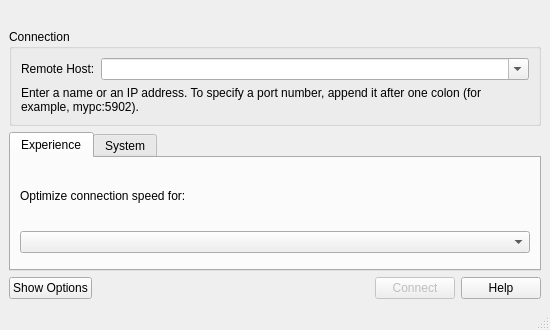
<?xml version="1.0" encoding="UTF-8"?>
<ui version="4.0">
 <class>RDGUIMain</class>
 <widget class="QMainWindow" name="RDGUIMain">
  <property name="geometry">
   <rect>
    <x>0</x>
    <y>0</y>
    <width>550</width>
    <height>330</height>
   </rect>
  </property>
  
  <property name="minimumSize">
    <size>
      <width>550</width>
      <height>200</height>
    </size>
  </property>
  <property name="maximumSize">
    <size>
      <width>550</width>
      <height>100000</height>
    </size>
  </property>
  <!-- on Windows this also hides the maximize button -->
  <property name="windowFlags">
    <set>Qt::Window|Qt::MSWindowsFixedSizeDialogHint</set>
  </property>
  
  
  <property name="windowTitle">
   <string>GreenBox RDesktop</string>
  </property>
  <property name="windowIcon">
   <iconset resource="rdgui.qrc">
    <normaloff>:/imgs/icon.png</normaloff>
    <normalon>:/imgs/icon.png</normalon>
   </iconset>
  </property>
  <widget class="QWidget" name="centralwidget">
   <layout class="QVBoxLayout" name="verticalLayout_Main">
    <!-- Banner Header -->
    <item>
     <widget class="QLabel" name="headerLabel">
      <property name="pixmap">
       <pixmap resource="rdgui.qrc">:/imgs/banner.png</pixmap>
      </property>
      <property name="scaledContents">
       <bool>true</bool>
      </property>
      <property name="minimumHeight">
       <number>100</number>
      </property>
      <property name="maximumHeight">
       <number>120</number>
      </property>
      <property name="alignment">
       <set>Qt::AlignCenter</set>
      </property>
     </widget>
    </item>
    <!-- Connection Group -->
    <item>
     <widget class="QGroupBox" name="connectionGroup">
      <property name="title">
       <string>Connection</string>
      </property>
      <layout class="QVBoxLayout" name="verticalLayout_Group">
       <item>
        <layout class="QHBoxLayout" name="horizontalLayout_Host">
         <item>
          <widget class="QLabel" name="remoteHostLabel">
           <property name="text">
            <string>Remote Host:</string>
           </property>
          </widget>
         </item>
         <item>
          <widget class="QComboBox" name="remoteHostComboBox">
           <property name="sizePolicy">
            <sizepolicy hsizetype="Expanding" vsizetype="Fixed">
             <horstretch>0</horstretch>
             <verstretch>0</verstretch>
            </sizepolicy>
           </property>
           <property name="editable">
            <bool>true</bool>
           </property>
          </widget>
         </item>
        </layout>
       </item>
       <item>
        <widget class="QLabel" name="instructionLabel">
         <property name="text">
          <string>Enter a name or an IP address. To specify a port number, append it after one colon (for example, mypc:5902).</string>
         </property>
         <property name="alignment">
          <set>Qt::AlignLeading|Qt::AlignLeft|Qt::AlignTop</set>
         </property>
         <property name="wordWrap">
          <bool>true</bool>
         </property>
        </widget>
       </item>
      </layout>
     </widget>
    </item>
    <!-- Options Tabs -->
    <item>
     <widget class="QTabWidget" name="optionsTabWidget">
      <property name="visible">
       <bool>false</bool>
      </property>
      <property name="currentIndex">
       <number>0</number>
      </property>
      <!-- Experience Tab -->
      <widget class="QWidget" name="experienceTab">
       <attribute name="title">
        <string>Experience</string>
       </attribute>
       <layout class="QVBoxLayout" name="verticalLayout_Experience">
        <item>
         <widget class="QLabel" name="bandwidthLabel">
          <property name="text">
           <string>Optimize connection speed for:</string>
          </property>
         </widget>
        </item>
        <item>
         <widget class="QComboBox" name="bandwidthComboBox">
          <property name="toolTip">
           <string>Choose network speed to optimize performance</string>
          </property>
         </widget>
        </item>
        <item>
         <spacer name="verticalSpacer_Experience">
          <property name="orientation">
           <enum>Qt::Orientation::Vertical</enum>
          </property>
          <property name="sizeType">
           <enum>QSizePolicy::Expanding</enum>
          </property>
         </spacer>
        </item>
       </layout>
      </widget>
      <!-- System Tab -->
      <widget class="QWidget" name="systemTab">
       <attribute name="title">
        <string>System</string>
       </attribute>
       <layout class="QVBoxLayout" name="verticalLayout_System">
        <item>
         <widget class="QGroupBox" name="historyGroup">
          <property name="title">
           <string>Connection History</string>
          </property>
          <layout class="QHBoxLayout">
           <item>
            <widget class="QPushButton" name="clearHistoryButton">
             <property name="text">
              <string>Clear History</string>
             </property>
            </widget>
           </item>
          </layout>
         </widget>
        </item>
        <item>
         <spacer name="verticalSpacer_System">
          <property name="orientation">
           <enum>Qt::Orientation::Vertical</enum>
          </property>
          <property name="sizeType">
           <enum>QSizePolicy::Expanding</enum>
          </property>
         </spacer>
        </item>
       </layout>
      </widget>
     </widget>
    </item>
    <!-- Buttons -->
    <item>
     <layout class="QHBoxLayout" name="horizontalLayout_Buttons">
      <item>
       <widget class="QPushButton" name="optionsButton">
        <property name="text">
         <string>Show Options</string>
        </property>
       </widget>
      </item>
      <item>
       <spacer name="horizontalSpacer_Buttons">
        <property name="orientation">
         <enum>Qt::Orientation::Horizontal</enum>
        </property>
        <property name="sizeHint">
         <size>
          <width>40</width>
          <height>20</height>
         </size>
        </property>
       </spacer>
      </item>
      <item>
       <widget class="QPushButton" name="connectButton">
        <property name="enabled">
         <bool>false</bool>
        </property>
        <property name="text">
         <string>Connect</string>
        </property>
        <property name="default">
         <bool>true</bool>
        </property>
       </widget>
      </item>
      <item>
       <widget class="QPushButton" name="helpButton">
        <property name="text">
         <string>Help</string>
        </property>
       </widget>
      </item>
     </layout>
    </item>
   </layout>
  </widget>
  <widget class="QMenuBar" name="menubar"/>
  <widget class="QStatusBar" name="statusbar"/>
 </widget>
 <resources>
  <include location="rdgui.qrc"/>
 </resources>
 <connections/>
</ui>
